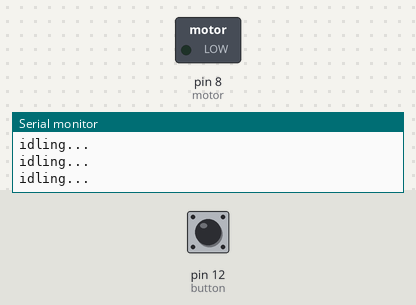
Simulated run of this sketch. Board: Arduino Uno, built with avr-gcc and run on an emulated ATmega328P. On the bench: switched loads named in the sketch (green lamp = pin HIGH), the last lines printed to the serial monitor. Dashed ring = blinking. The test bench sets the inputs (shaded band); at power-on: pin 12 (button) LOW.

Above: at 1.2 s.
1.3 s: pin 12 (button) pulled HIGH for 0.15 s
At 1.39 s:
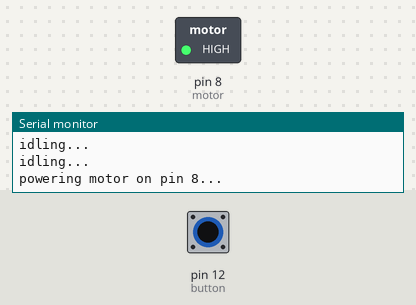
2.9 s: pin 12 (button) pulled HIGH for 3.2 s
At 6.7 s:
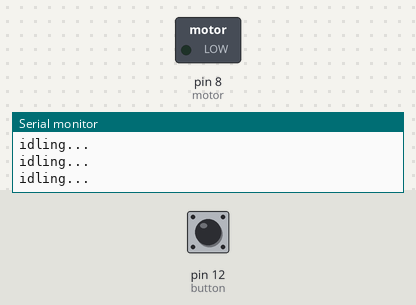
7.6 s: pin 12 (button) pulsed HIGH 5 times (0.12 s each, 0.3 s apart)
At 7.98 s:
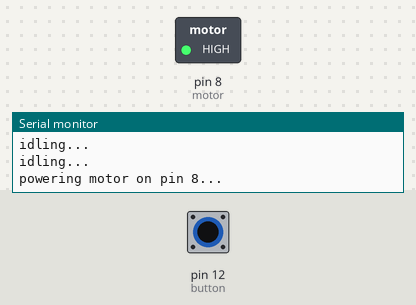
12.1 s: pin 12 (button) driven HIGH
At 12.9 s:
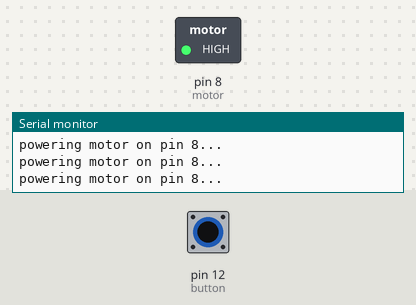
15.1 s: pin 12 (button) driven LOW
At 15.6 s:
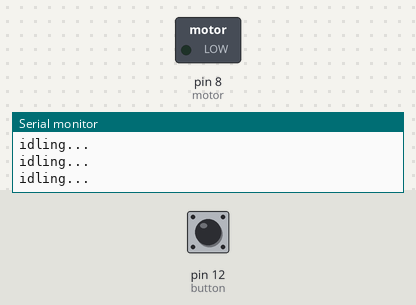
Timing chart, 0 to 17.6 s (numbered marks = the images above; inputs shaded):
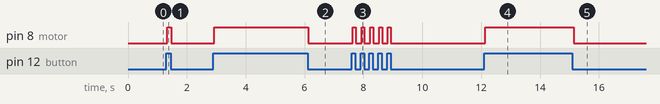

The sketch:

2ch_rc.ino
```cpp
int button = 12;
int motor = 8;
int pressed;

void setup(){
  Serial.begin(9600);
  pinMode(button,INPUT);
  pinMode(motor,OUTPUT);
  digitalWrite(motor,LOW);
}

void loop(){
  pressed = digitalRead(button);
  //if (digitalRead(button) == HIGH){
  if (pressed == 1){
      power();
  } else {
      unpower();
  }
}

void power(){
  Serial.print("powering motor on pin ");
  Serial.print(motor);
  Serial.println("...");
  digitalWrite(motor,HIGH);
}

void unpower(){
  Serial.println("idling...");
  digitalWrite(motor,LOW);
}
```

Measured:
- after the input at 1.3 s, pin 8 (motor): LOW → HIGH at once, → LOW 0.13 s later
- after the input at 2.9 s, pin 8 (motor): LOW → HIGH at once, → LOW 3.2 s later
- after the input at 7.6 s, pin 8 (motor): alternates HIGH for 0.10 s and LOW for 0.20 s, 10 changes in all, then stays LOW, starting at once
- after the input at 12.1 s, pin 8 (motor): LOW → HIGH at once
- after the input at 15.1 s, pin 8 (motor): HIGH → LOW at once
